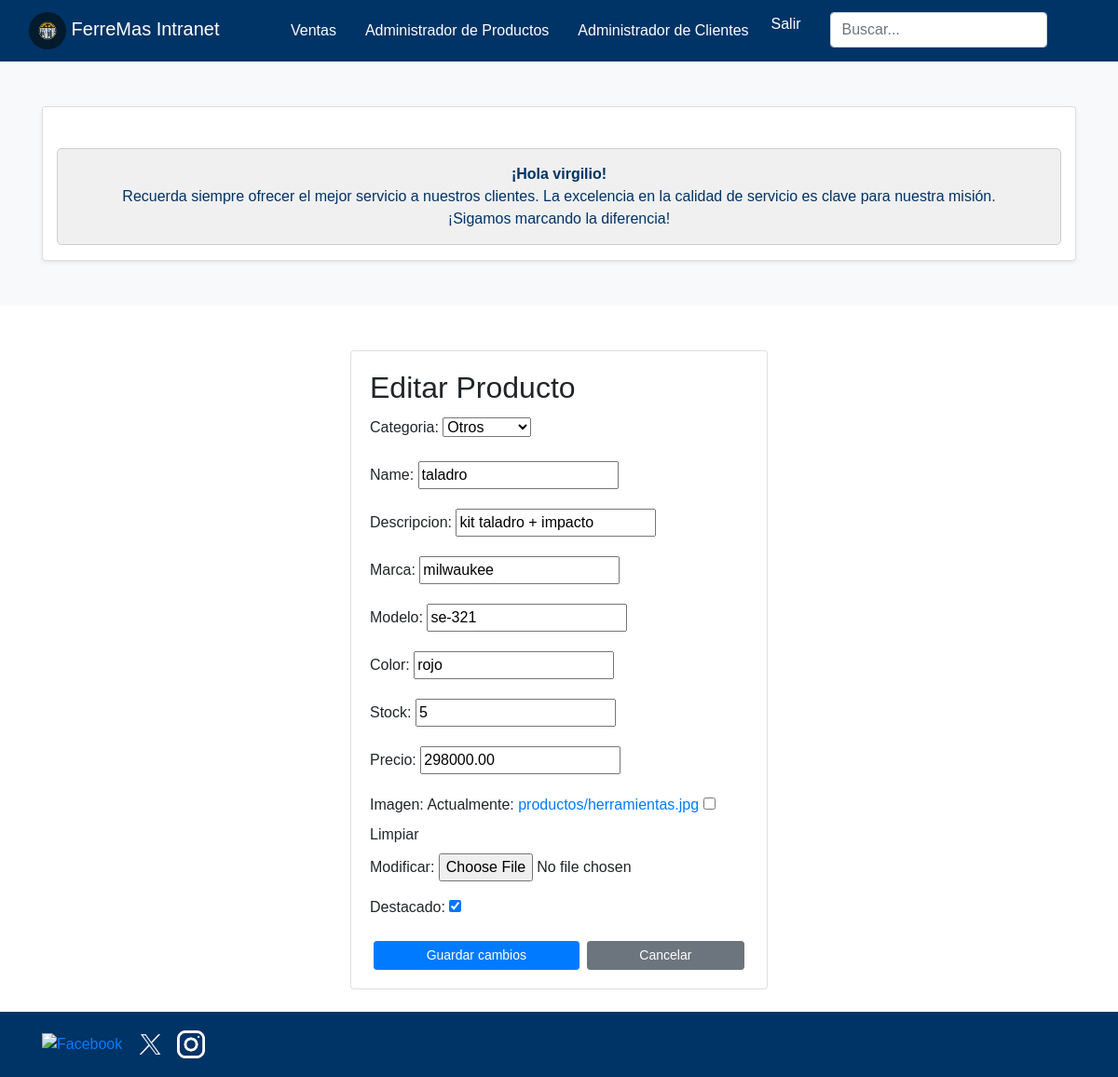
The page /productos/actualiza/2/ (signed in) on the database as committed earlier.
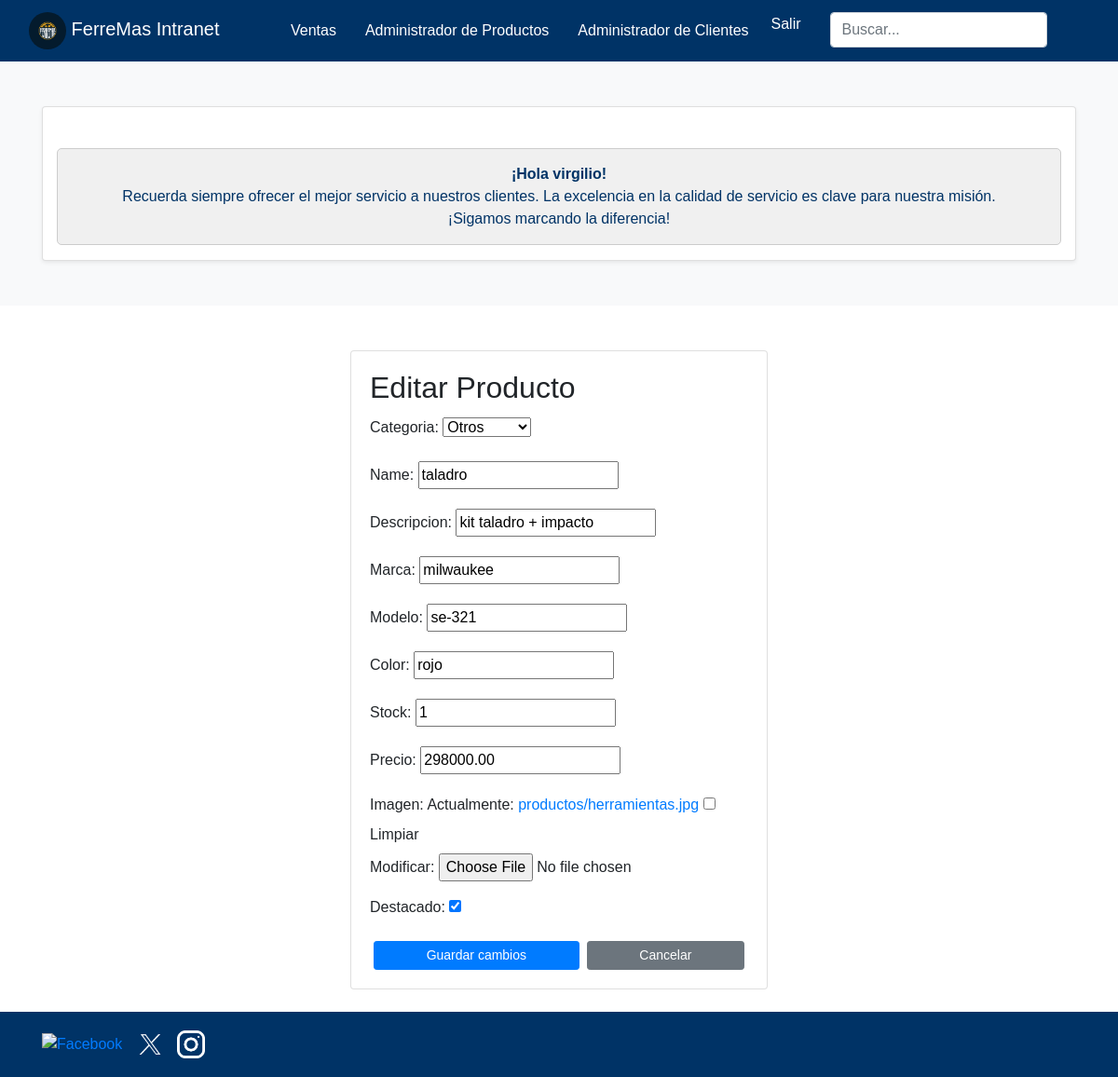
The same page on the database as committed later.
### core/models.py (models this page shows, shortened)
class Producto(models.Model):
    categoria = models.CharField(
        max_length=100,
        choices=[
            ('seguridad', 'Seguridad'),
            ('casco', 'Casco'),
            ('guantes', 'Guantes'),
            ('ropa', 'Ropa'),
            ('goggles', 'Goggles'),
            ('otros', 'Otros'),
        ]
    )
    name = models.CharField(max_length=100)
    descripcion = models.CharField(max_length=100)
    marca = models.CharField(max_length=100)
    modelo = models.CharField(max_length=100)
    color = models.CharField(max_length=100)
    stock = models.PositiveIntegerField()
    precio = models.DecimalField(max_digits=10, decimal_places=2, default=0)
    destacado = models.BooleanField(default=False)
    imagen = models.ImageField(upload_to='productos/', null=True, blank=True)

### core/views.py (the view)
# urls.py: path('productos/actualiza/<int:pk>/', actualizar_producto, name='productos_actualiza'),
@staff_required
def actualizar_producto(request, pk):
    producto = get_object_or_404(Producto, pk=pk)
    if request.method == 'POST':
        form = ProductoForm(request.POST, request.FILES, instance=producto)
        if form.is_valid():
            form.save()
            return redirect('inicio_intra')
    else:
        form = ProductoForm(instance=producto)
    return render(request, 'core/productos_actualiza.html', {'form': form})

### core/forms.py
class ProductoForm(forms.ModelForm):
    class Meta:
        model = Producto
        fields = ['categoria', 'name', 'descripcion', 'marca', 'modelo', 'color', 'stock', 'precio', 'imagen','destacado']

### core/context_processors.py (called while the page is built)
def carrito_contador(request):
    return {'cantidad_productos': contar_items(request)}

### core/views.py (called while the page is built)
def contar_items(request):
    if request.user.is_authenticated:
        cantidad_productos = CarritoItem.objects.filter(usuario=request.user).aggregate(Sum('cantidad'))['cantidad__sum'] or 0
    else:
        cantidad_productos = 0
    return cantidad_productos

### core/templates/core/productos_actualiza.html (shortened to what this page needs)
{% extends "core/base_intranet.html" %}
        {% block content %}
        <div class="d-flex justify-content-center mt-5">
            <div class="card" style="width: 28rem;">
                <div class="card-body">
                    <h2 class="card-title">Editar Producto</h2>
                    <form method="post" enctype="multipart/form-data">
                        {{ form.as_p }}
                        <div class="d-flex justify-content-between mt-3">
                            <button type="submit" class="btn btn-primary btn-sm flex-fill mx-1">Guardar cambios</button>
                            <a href="{% url 'inicio_intra' %}" class="btn btn-secondary btn-sm flex-fill mx-1">Cancelar</a>
                        </div>
                    </form>
                </div>
            </div>
        </div>
        {% endblock %}

Rows that differ between the two databases and show on the page:
changed Producto "Otros": stock "5" → "1"
